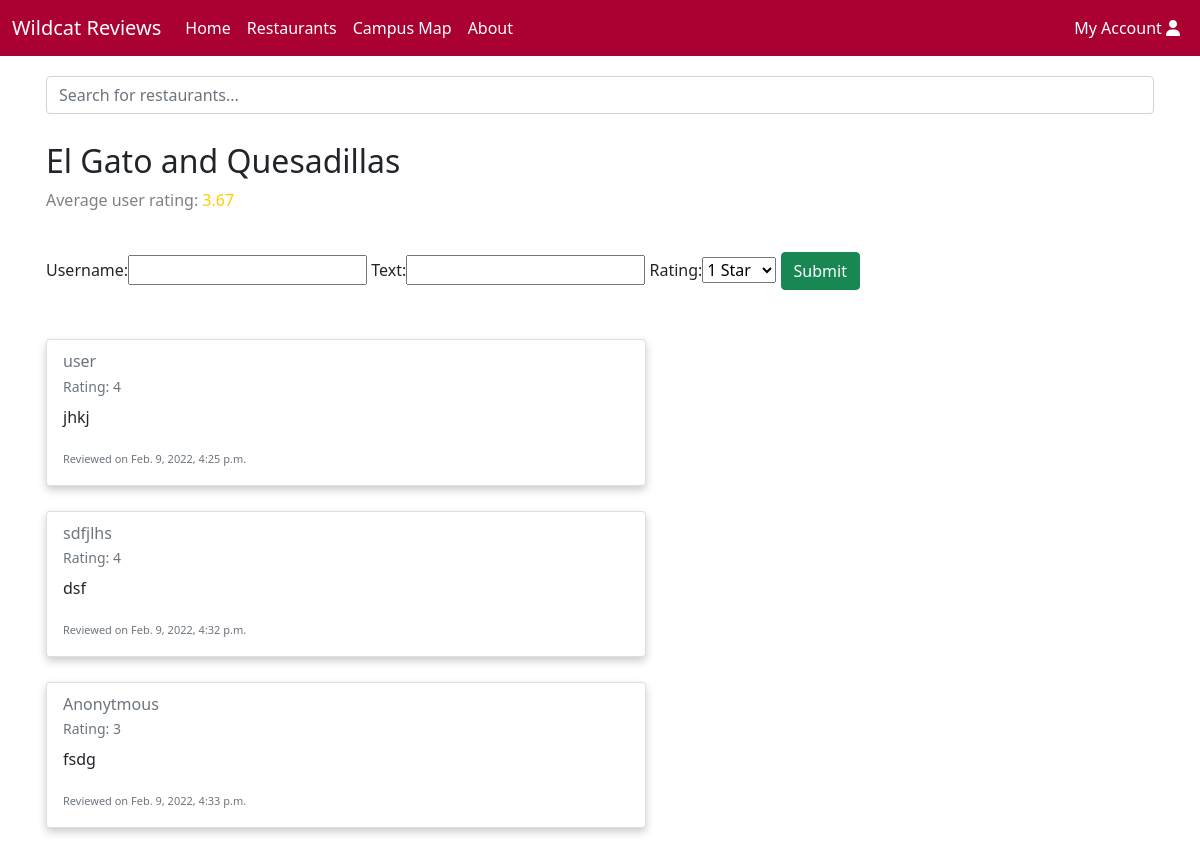
Before: /restaurants/1 with the older database file.
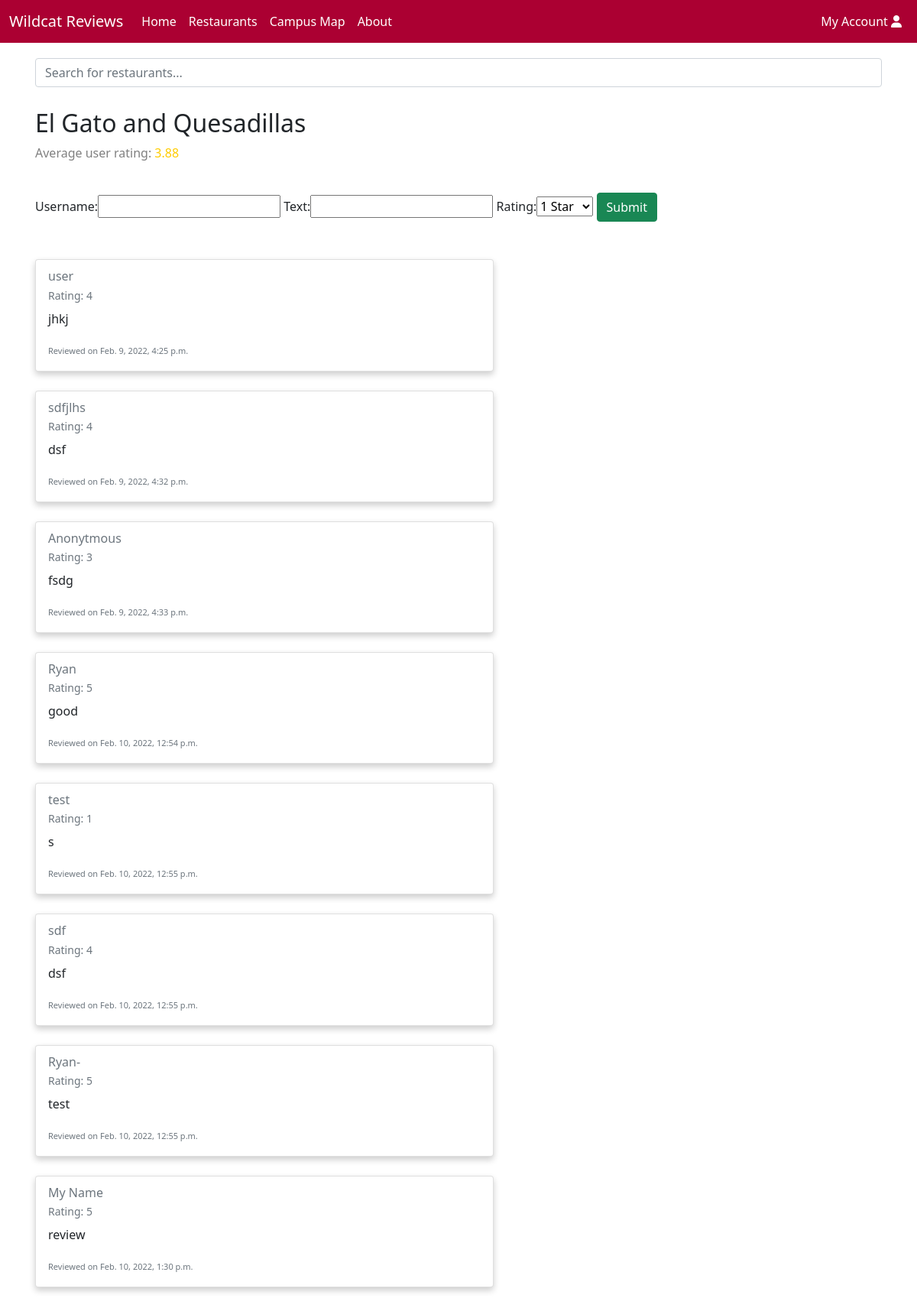
After: the same page with the newer database file.
### reviews/models.py (models this page shows, shortened)
class Restaurant(models.Model):
    name = models.CharField(max_length=200)
    description = models.CharField(max_length=200, default="description")
    location = models.CharField(max_length=200, default="location")
    style = models.CharField(max_length=30)
    def get_reviews(self):
        reviews = Review.objects.filter(resturaunt=self.id)
        if len(reviews) > 0: # if the restaurant has at least 1 review
            total = 0
            for review in reviews:
                total += review.rating
            return round(total/len(reviews),2)
        else:
            return 0

class Review(models.Model):
    resturaunt = models.ForeignKey(Restaurant, on_delete=models.CASCADE, null=True)
    date = models.DateTimeField( auto_now_add=True)
    username = models.CharField(max_length=200, default='user')
    text = models.CharField(max_length=3000)
    rating = models.PositiveSmallIntegerField(choices=RATINGS)

### reviews/views.py (the view)
# urls.py: path('restaurants/<int:restaurant_id>', views.RestaurantDetails, name='restaurant-detail'),
def RestaurantDetails(request, restaurant_id):
    restaurantObj = get_object_or_404(Restaurant, pk=restaurant_id)
    reviews = Review.objects.filter(resturaunt=restaurantObj)
    if request.method == 'POST':
        form = ReviewForm(request.POST)
        if form.is_valid():
            review = form.save(commit=False)
            review.username = form.cleaned_data['username']
            review.text = form.cleaned_data['text']
            review.rating = form.cleaned_data['rating']
            review.resturaunt = restaurantObj
            review.save()
            return HttpResponseRedirect(request.META.get('HTTP_REFERER'))
    else:
        form = ReviewForm()
    context = {
        'form': form,
        'restaurant': restaurantObj,
        'reviews': reviews,
    }
    return render(request, 'reviews/restaurant_details.html', context=context)

### reviews/forms.py
class ReviewForm(forms.ModelForm):
    username = forms.CharField(max_length=3000, required=True)
    text = forms.CharField(max_length=3000, required=True)
    rating = forms.ChoiceField(choices=RATINGS, required=False)
    class Meta:
        model = Review
        fields = ('username','text', 'rating')

### reviews/templates/reviews/restaurant_details.html (shortened to what this page needs)
{% extends "base_nosearch.html" %}
{% block content %}
		<h2>{{ restaurant.name }}</h2>
    {% if restaurant.get_reviews > 2 and restaurant.get_reviews < 4 %}
      <p style="color: gray;"> Average user rating: <span style="color: #ffcc00">{{ restaurant.get_reviews }} </span></p>
    {% endif %}
    <br>
    <form method="post">
      {{ form }}
      <button type="submit" class="btn btn-success">Submit</button>
    </form>
    <br>
    {% if reviews %}
      {% for review in reviews %}
      <div style="padding-top: 25px;">
          <div class="card" style="width: 600px;">
            <div class="card-body">
              <h6 class="card-subtitle mb-2 text-muted"> {{ review.username }}</h6>
              <p class="card-subtitle mb-2 text-muted" style="font-size: 14px;">Rating: {{ review.rating }}</p>
              <p class="card-text">{{ review.text }}</p>
              <p class="card-text"><small class="text-muted" style="font-size: 11px;">Reviewed on {{ review.date }}</small></p>
            </div>
          </div>
        </div>
      {% endfor %}
    {% else %}
      <p>There are no reviews for {{ restaurant.name }}. Add yours now!</p>
    {% endif %}
{% endblock %}

### reviews/templates/base_nosearch.html (shortened to what this page needs)
<!DOCTYPE html>
<html lang="en">
  <head>
    <link
      href="https://cdn.jsdelivr.net/npm/bootstrap@5.0.2/dist/css/bootstrap.min.css"
      rel="stylesheet"
    />
    {% load static %}
    <link rel="stylesheet" href="{% static 'css/style.css' %}" />
  </head>
  <body
    style="background: url('https://i.imgur.com/t0ZoKLD.png'); height: 100vh"
  >
    <nav
      class="navbar navbar-expand-lg navbar-dark"
      style="background-color: #ab0032"
    >
      <div class="container-fluid justify-content-center">
        <a class="navbar-brand" href="{% url 'index2' %}">Wildcat Reviews</a>
        <div
          class="collapse navbar-collapse justify-content-center"
          id="navbarSupportedContent"
        >
          <ul class="navbar-nav me-auto mb-2 mb-lg-0">
            <li class="nav-item">
              <a
                class="nav-link active"
                aria-current="page"
                href="{% url 'index2' %}"
                >Home</a
              >
            </li>
            <li class="nav-item">
              <a
                class="nav-link active"
                aria-current="page"
                href="{% url 'restaurants' %}"
                >Restaurants</a
              >
            </li>
            <li class="nav-item">
              <a
              class="nav-link active"
              aria-current="page"
              href="{% url 'campus' %}"
              >Campus Map</a>
            </li>
            <li class="nav-item">
              <a class="nav-link active" href="{% url 'about' %}">About</a>
            </li>
          </ul>
          <ul class="nav navbar-nav navbar-right">
            <li>
              <a class="nav-link active" href="{% url 'account' %}"
                >My Account <i class="fas fa-user"></i
              ></a>
            </li>
          </ul>
        </div>
      </div>
    </nav>
    <div class="container" style="padding-top: 20px;">
      <form action="{% url 'restaurant-search' %}" method="get">
        <input
        name="q" type="text"
        class="form-control"
        placeholder="Search for restaurants..."
        />
      </form>
    </div>
    <br />
    <div class="container">{% block content %}{% endblock %}</div>
    <footer style="padding: 50px">
    </footer>
  </body>
</html>

### reviews/static/css/style.css (style rules this page uses)
body, html { height: 100%; }
a:link { color: #1098ad; text-decoration: none; }
.card { box-shadow: 0 4px 8px 0 rgba(0, 0, 0, 0.2); transition: 0.3s; }
.container { padding: 2px 16px; }

Changed rows visible on the page:
computed for Restaurant "El Gato and Quesadillas": get_reviews "3.67" → "3.88"
added Review: username "Ryan", rating "5", text "good", date "Feb. 10, 2022, 12:54 p.m."
added Review: username "test", rating "1", text "s", date "Feb. 10, 2022, 12:55 p.m."
added Review: username "sdf", rating "4", text "dsf", date "Feb. 10, 2022, 12:55 p.m."
added Review: username "Ryan-", rating "5", text "test", date "Feb. 10, 2022, 12:55 p.m."
added Review: username "My Name", rating "5", text "review", date "Feb. 10, 2022, 1:30 p.m."
